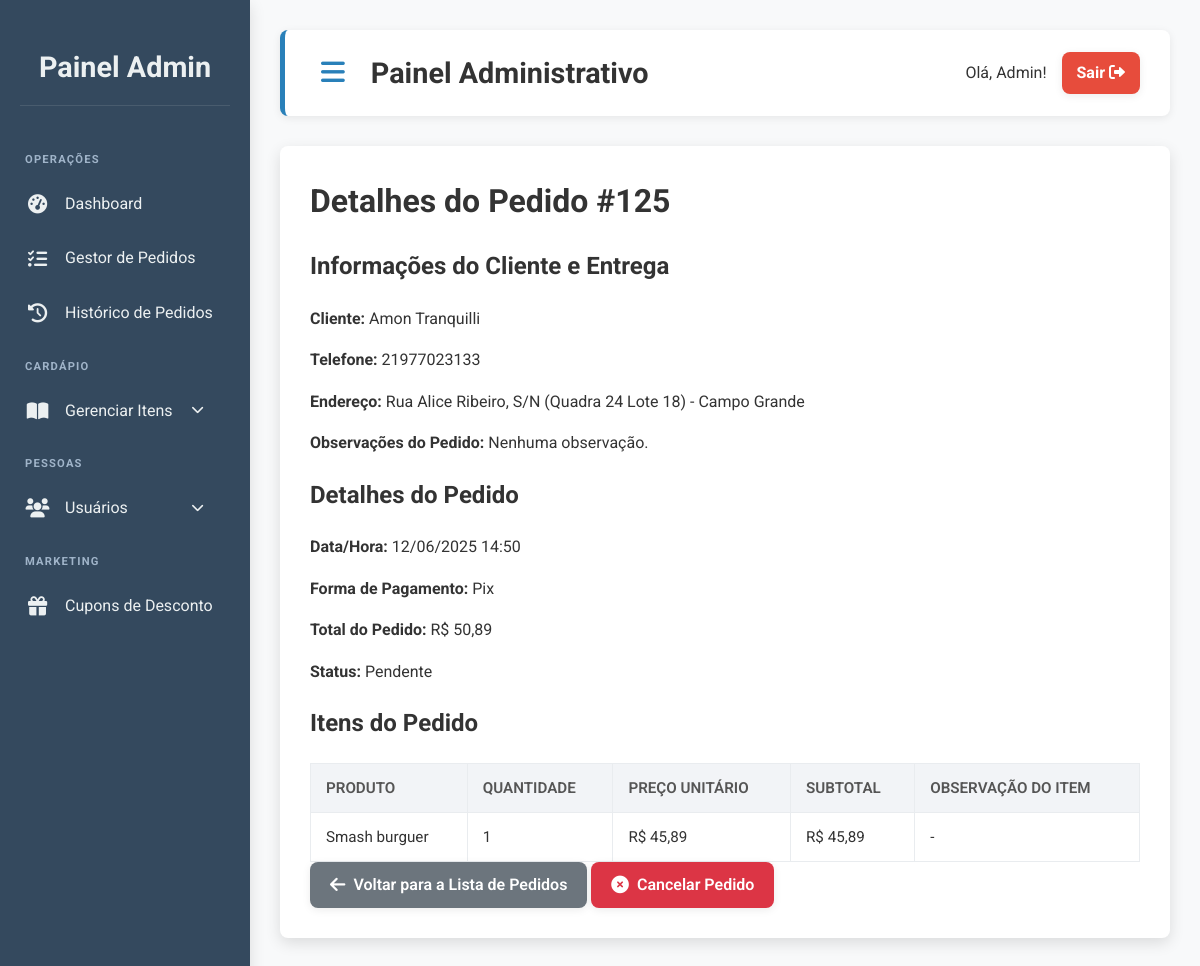
Screenshot of /admin/pedidos/detalhes_pedido.php?id=125 (signed in) with the database file from the repository.
### tables this page shows
CREATE TABLE `pedidos` (
  `id` int(11) NOT NULL,
  `id_cliente` int(11) DEFAULT NULL,
  `nome_cliente` varchar(255) NOT NULL,
  `telefone_cliente` varchar(20) NOT NULL,
  `endereco_entrega` varchar(255) NOT NULL,
  `numero_entrega` varchar(50) DEFAULT NULL,
  `bairro_entrega` varchar(100) NOT NULL,
  `complemento_entrega` text DEFAULT NULL,
  `referencia_entrega` varchar(255) DEFAULT NULL,
  `data_pedido` datetime DEFAULT current_timestamp(),
  `total_pedido` decimal(10,2) NOT NULL,
  `forma_pagamento` varchar(50) NOT NULL,
  `troco_para` decimal(10,2) DEFAULT NULL,
  `troco` decimal(10,2) DEFAULT NULL,
  `observacoes_pedido` text DEFAULT NULL,
  `status` enum('pendente','preparando','em_entrega','finalizado','cancelado') NOT NULL DEFAULT 'pendente',
  `id_entregador` int(11) DEFAULT NULL,
  `arquivado` tinyint(1) NOT NULL DEFAULT 0
);

CREATE TABLE `itens_pedido` (
  `id` int(11) NOT NULL,
  `id_pedido` int(11) DEFAULT NULL,
  `id_produto` int(11) DEFAULT NULL,
  `nome_produto` varchar(255) NOT NULL,
  `quantidade` int(11) NOT NULL,
  `preco_unitario` decimal(10,2) NOT NULL,
  `observacao_item` text DEFAULT NULL
);

### admin/pedidos/detalhes_pedido.php (the view, shortened to what this page needs)
<?php
require_once '../../includes/conexao.php';
$pedido = null;
$itens_pedido = [];
$mensagem_erro = '';
if (isset($_GET['id']) && !empty($_GET['id'])) {
    $pedido_id = filter_var($_GET['id'], FILTER_VALIDATE_INT);
    if ($pedido_id === false || $pedido_id <= 0) {
        $mensagem_erro = "ID de pedido inválido.";
    } else {
        $stmt_pedido = $conn->prepare("SELECT * FROM pedidos WHERE id = ?");
        $stmt_pedido->bind_param("i", $pedido_id);
        $stmt_pedido->execute();
        $result_pedido = $stmt_pedido->get_result();
        if ($result_pedido->num_rows > 0) {
            $pedido = $result_pedido->fetch_assoc();
            $stmt_itens = $conn->prepare("SELECT * FROM itens_pedido WHERE id_pedido = ?");
            $stmt_itens->bind_param("i", $pedido_id);
            $stmt_itens->execute();
            $result_itens = $stmt_itens->get_result();
            while ($item = $result_itens->fetch_assoc()) {
                $itens_pedido[] = $item;
            }
        } else {
            $mensagem_erro = "Pedido não encontrado.";
        }
    }
} else {
    $mensagem_erro = "Nenhum ID de pedido fornecido.";
}
?>
<div class="container">
    <?php if ($mensagem_erro): ?>
        <p class="mensagem erro"><?php echo htmlspecialchars($mensagem_erro); ?></p>
        <div class="message-info"> <a href="pedidos.php" class="btn btn-secondary">Voltar para a Lista de Pedidos</a>
        </div>
    <?php elseif ($pedido): ?>
        <h1>Detalhes do Pedido #<?php echo htmlspecialchars($pedido['id']); ?></h1>
        <div class="pedido-info">
            <h2>Informações do Cliente e Entrega</h2>
            <p><strong>Cliente:</strong> <?php echo htmlspecialchars($pedido['nome_cliente']); ?></p>
            <p><strong>Telefone:</strong> <?php echo htmlspecialchars($pedido['telefone_cliente']); ?></p>
            <p><strong>Endereço:</strong>
                <?php
                echo htmlspecialchars($pedido['endereco_entrega']) . ", " . htmlspecialchars($pedido['numero_entrega']);
                if (!empty($pedido['complemento_entrega'])) {
                    echo " (" . htmlspecialchars($pedido['complemento_entrega']) . ")";
                }
                echo " - " . htmlspecialchars($pedido['bairro_entrega']);
                ?>
            </p>
            <p><strong>Observações do Pedido:</strong>
                <?php echo !empty($pedido['observacoes_pedido']) ? htmlspecialchars($pedido['observacoes_pedido']) : 'Nenhuma observação.'; ?>
            </p>
        </div>
        <div class="pedido-info mt-4">
            <h2>Detalhes do Pedido</h2>
            <p><strong>Data/Hora:</strong> <?php echo date('d/m/Y H:i', strtotime($pedido['data_pedido'])); ?></p>
            <p><strong>Forma de Pagamento:</strong> <?php echo htmlspecialchars(ucfirst($pedido['forma_pagamento'])); ?></p>
            <p><strong>Total do Pedido:</strong> R$ <?php echo number_format($pedido['total_pedido'], 2, ',', '.'); ?></p>
            <p><strong>Status:</strong>
                <span class="status-<?php echo htmlspecialchars($pedido['status']); ?>">
                    <?php echo htmlspecialchars(ucfirst($pedido['status'])); ?>
                </span>
            </p>
        </div>
        <div class="pedido-info mt-4">
            <h2>Itens do Pedido</h2>
            <?php if (!empty($itens_pedido)): ?>
                <table class="data-table small-table">
                    <thead>
                        <tr>
                            <th>Produto</th>
                            <th>Quantidade</th>
                            <th>Preço Unitário</th>
                            <th>Subtotal</th>
                            <th>Observação do Item</th>
                        </tr>
                    </thead>
                    <tbody>
                        <?php foreach ($itens_pedido as $item): ?>
                            <tr>
                                <td><?php echo htmlspecialchars($item['nome_produto']); ?></td>
                                <td><?php echo htmlspecialchars($item['quantidade']); ?></td>
                                <td>R$ <?php echo number_format($item['preco_unitario'], 2, ',', '.'); ?></td>
                                <td>R$ <?php echo number_format($item['quantidade'] * $item['preco_unitario'], 2, ',', '.'); ?></td>
                                <td>
                                    <?php echo !empty($item['observacao_item']) ? htmlspecialchars($item['observacao_item']) : '-'; ?>
                                </td>
                            </tr>
                        <?php endforeach; ?>
                    </tbody>
                </table>
            <?php else: ?>
                <p>Nenhum item encontrado para este pedido.</p>
            <?php endif; ?>
        </div>
        <div class="mt-4 action-buttons">
            <a href="pedidos.php" class="btn btn-secondary"><i class="fas fa-arrow-left"></i> Voltar para a Lista de Pedidos</a>
            <?php
            if ($pedido['status'] !== 'cancelado' && $pedido['status'] !== 'entregue'):
            ?>
                <a href="cancelar_pedido.php?id=<?php echo $pedido['id']; ?>" class="btn btn-danger"
                   onclick="return confirm('Tem certeza que deseja cancelar este pedido? Esta ação é irreversível e o estoque será devolvido, se aplicável.');">
                    <i class="fas fa-times-circle"></i> Cancelar Pedido
                </a>
            <?php endif; ?>
        </div>
    <?php endif; ?>
</div>
<?php
include '../template_admin.php';
?>

### public/css/admin.css (style rules this page uses)
:root { --primary-color: #2980b9; --primary-hover-color: #2173a3; --secondary-color: #34495e; --accent-color: #2ecc71; --accent-hover-color: #27ae60; --text-color: #333; --light-text-color: #ecf0f1; --background-color: #f8f9fa; --card-background: #ffffff; --border-color: #e9ecef; --shadow-light: 0 2px 8px rgba(0,0,0,0.08); --shadow-medium: 0 5px 15px rgba(0,0,0,0.12); --shadow-hover: 0 8px 20px rgba(0,0,0,0.15); --border-radius-base: 8px; --transition-base: all 0.3s ease-in-out; --input-focus-shadow: 0 0 0 0.2rem rgba(41, 128, 185, 0.25); }
body { font-family: 'Roboto', sans-serif; background-color: var(--background-color); margin: 0; padding: 0; display: flex; min-height: 100vh; color: var(--text-color); line-height: 1.6; }
h1 { margin-top: 0; margin-bottom: 20px; font-weight: 700; }
table { width: 100%; border-collapse: collapse; margin-top: 20px; }
table th, table td { border: 1px solid var(--border-color); padding: 12px 15px; text-align: left; font-size: 0.95em; }
table th { background-color: #f2f4f7; color: #555; text-transform: uppercase; font-weight: 600; }
.btn { padding: 10px 20px; border-radius: var(--border-radius-base); text-decoration: none; cursor: pointer; border: none; font-size: 1em; font-weight: 600; transition: var(--transition-base); display: inline-flex; align-items: center; justify-content: center; gap: 8px; box-shadow: var(--shadow-light); white-space: nowrap; }
.btn i { font-size: 1.1em; }
.btn-primary, .btn-success, .btn-danger, .btn-info, .btn-secondary { color: white !important; }
.btn-danger { background-color: #dc3545; }
.btn-secondary { background-color: #6c757d !important; }

### rows the page displays
pedidos: id "125", nome_cliente "Amon Tranquilli", telefone_cliente "21977023133", endereco_entrega "Rua Alice Ribeiro", numero_entrega "S/N", complemento_entrega "Quadra 24 Lote 18", bairro_entrega "Campo Grande", data_pedido "12/06/2025 14:50", forma_pagamento "Pix", total_pedido "50,89", status "Pendente"
itens_pedido: nome_produto "Smash burguer", quantidade "1", preco_unitario "45,89", $item['quantidade'] * $item['preco_unitario'] "45,89"

### other values shown
$nome_usuario "Admin"
